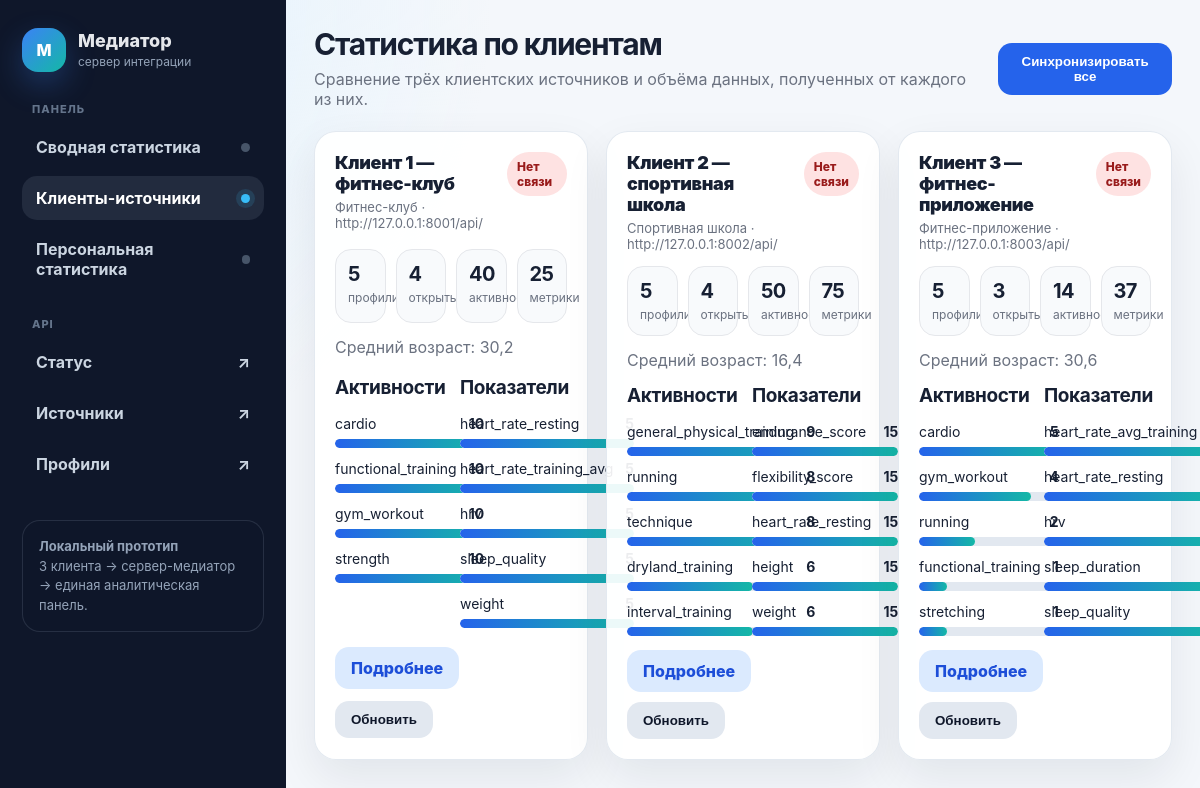
/clients/, run on the app's committed database.
### mediator/models.py (models this page shows, shortened)
class DataSource(models.Model):
    SOURCE_TYPES = [
        ("fitness_club", "Фитнес-клуб"),
        ("sports_school", "Спортивная школа"),
        ("fitness_app", "Фитнес-приложение"),
        ("generic_rest", "Универсальный REST-источник"),
    ]
    source_id = models.CharField("Код источника", max_length=120, unique=True)
    name = models.CharField("Название", max_length=255)
    source_type = models.CharField("Тип источника", max_length=40, choices=SOURCE_TYPES)
    base_url = models.URLField("Базовый URL")
    status_endpoint = models.CharField("Эндпоинт статуса", max_length=255, default="status/")
    schema_endpoint = models.CharField("Эндпоинт схемы", max_length=255, default="schema/")
    users_endpoint = models.CharField("Эндпоинт пользователей", max_length=255)
    timeout_seconds = models.PositiveIntegerField("Таймаут, сек.", default=5)
    is_active = models.BooleanField("Активен", default=True)
    description = models.TextField("Описание", blank=True)
    mapping_config = models.JSONField("Правила mapping", default=dict, blank=True)
    last_sync_at = models.DateTimeField("Последняя синхронизация", null=True, blank=True)
    last_error = models.TextField("Последняя ошибка", blank=True)
    created_at = models.DateTimeField("Создан", auto_now_add=True)
    updated_at = models.DateTimeField("Обновлён", auto_now=True)
    class Meta:
        ordering = ["name"]
        verbose_name = "Источник данных"
        verbose_name_plural = "Источники данных"

class ActivityRecord(models.Model):
    profile = models.ForeignKey(GlobalUserProfile, on_delete=models.CASCADE, related_name="activities")
    source = models.ForeignKey(DataSource, on_delete=models.CASCADE, related_name="activities")
    local_activity_id = models.CharField("Локальный ID активности", max_length=150, blank=True)
    activity_date = models.DateField("Дата активности", null=True, blank=True)
    activity_type = models.CharField("Тип активности", max_length=120, blank=True)
    duration_minutes = models.PositiveIntegerField("Длительность, мин.", null=True, blank=True)
    intensity = models.CharField("Интенсивность", max_length=80, blank=True)
    calories = models.PositiveIntegerField("Калории", null=True, blank=True)
    raw_data = models.JSONField("Сырые данные", default=dict, blank=True)
    created_at = models.DateTimeField("Создано", auto_now_add=True)
    class Meta:
        ordering = ["-activity_date", "activity_type"]
        verbose_name = "Активность"
        verbose_name_plural = "Активности"

class HealthMetricRecord(models.Model):
    profile = models.ForeignKey(GlobalUserProfile, on_delete=models.CASCADE, related_name="health_metrics")
    source = models.ForeignKey(DataSource, on_delete=models.CASCADE, related_name="health_metrics")
    local_metric_id = models.CharField("Локальный ID показателя", max_length=180, blank=True)
    metric_type = models.CharField("Тип показателя", max_length=120)
    metric_value = models.FloatField("Значение", null=True, blank=True)
    unit = models.CharField("Единица измерения", max_length=50, blank=True)
    measured_at = models.DateTimeField("Дата измерения", null=True, blank=True)
    raw_data = models.JSONField("Сырые данные", default=dict, blank=True)
    created_at = models.DateTimeField("Создано", auto_now_add=True)
    class Meta:
        ordering = ["metric_type", "-measured_at"]
        verbose_name = "Показатель здоровья"
        verbose_name_plural = "Показатели здоровья"

### mediator/ui_views.py (the view)
# urls.py: path("clients/", ui_views.clients_stats, name="clients_stats"),
@require_GET
def clients_stats(request):
    source_statuses = {item["source_id"]: item for item in check_sources()}
    sources = DataSource.objects.annotate(
        profiles_count=Count("user_links", distinct=True),
        activities_count=Count("activities", distinct=True),
        metrics_count=Count("health_metrics", distinct=True),
        consents_count=Count("consents", distinct=True),
        avg_age=Avg("user_links__profile__age"),
    ).order_by("name")
    rows = []
    for source in sources:
        linked_profiles = GlobalUserProfile.objects.filter(source_links__source=source).distinct()
        rows.append(
            {
                "source": source,
                "status": source_statuses.get(source.source_id, {}),
                "profiles_count": source.profiles_count,
                "open_profiles_count": linked_profiles.filter(open_to_offers=True).count(),
                "activities_count": source.activities_count,
                "metrics_count": source.metrics_count,
                "consents_count": source.consents_count,
                "avg_age": source.avg_age,
                "activity_types": _bar_rows(_top_rows(ActivityRecord.objects.filter(source=source), "activity_type", limit=5)),
                "metric_types": _bar_rows(_top_rows(HealthMetricRecord.objects.filter(source=source), "metric_type", limit=5)),
            }
        )
    return render(
        request,
        "mediator/clients_stats.html",
        {
            "title": "Статистика по клиентам",
            "nav": "clients",
            "rows": rows,
        },
    )

### mediator/services.py (called while the page is built)
def check_sources():
    rows = []
    for source in DataSource.objects.all().order_by("name"):
        wrapper = get_wrapper(source)
        try:
            status = wrapper.fetch_status()
            error = ""
        except WrapperError as exc:
            status = None
            error = str(exc)
        rows.append({
            "source_id": source.source_id,
            "name": source.name,
            "source_type": source.source_type,
            "base_url": source.base_url,
            "is_active": source.is_active,
            "available": status is not None,
            "status": status,
            "error": error,
        })
    return rows

### mediator/ui_views.py (called while the page is built)
def _percent(value, total):
    if not total:
        return 0
    return round((value / total) * 100, 1)

def _percent_width(value):
    try:
        number = float(value or 0)
    except (TypeError, ValueError):
        number = 0
    number = max(0, min(100, number))
    return (f"{number:.1f}".rstrip("0").rstrip("."))

def _top_rows(queryset, field_name, label_field="label", value_field="value", limit=8):
    rows = (
        queryset.exclude(**{f"{field_name}__exact": ""})
        .values(field_name)
        .annotate(count=Count("id"))
        .order_by("-count", field_name)[:limit]
    )
    return [{label_field: item[field_name] or "Не указано", value_field: item["count"]} for item in rows]

def _bar_rows(rows, value_key="value"):
    max_value = max([row.get(value_key) or 0 for row in rows], default=0)
    for row in rows:
        percent = _percent(row.get(value_key) or 0, max_value)
        row["percent"] = percent
        row["percent_width"] = _percent_width(percent)
    return rows

### mediator/wrappers/base.py (called while the page is built)
    def make_url(self, endpoint):
        base = self.source.base_url.rstrip("/") + "/"
        return urljoin(base, endpoint.lstrip("/"))

    def get_json(self, endpoint, params=None):
        url = self.make_url(endpoint)
        try:
            response = requests.get(url, params=params or {}, timeout=self.source.timeout_seconds)
            response.raise_for_status()
            return response.json()
        except requests.RequestException as exc:
            raise WrapperError(f"Не удалось получить данные из {url}: {exc}") from exc
        except ValueError as exc:
            raise WrapperError(f"Источник {url} вернул не JSON") from exc

    def fetch_status(self):
        return self.get_json(self.source.status_endpoint)

### mediator/templates/mediator/clients_stats.html (shortened to what this page needs)
{% extends "mediator/base.html" %}
{% block subtitle %}
<div class="page-subtitle">Сравнение трёх клиентских источников и объёма данных, полученных от каждого из них.</div>
{% endblock %}
{% block actions %}
<form method="post" action="{% url 'ui_sync_all' %}">
    <button class="btn primary" type="submit">Синхронизировать все</button>
</form>
{% endblock %}
{% block content %}
<div class="grid cols-3">
    {% for row in rows %}
    <div class="card source-card">
        <div class="source-head">
            <div>
                <div class="source-title">{{ row.source.name }}</div>
                <div class="source-meta">{{ row.source.get_source_type_display }} · {{ row.source.base_url }}</div>
            </div>
            {% if row.status.available %}<span class="status-pill ok">Доступен</span>{% else %}<span class="status-pill bad">Нет связи</span>{% endif %}
        </div>
        <div class="mini-grid">
            <div class="mini"><b>{{ row.profiles_count }}</b><span>профили</span></div>
            <div class="mini"><b>{{ row.open_profiles_count }}</b><span>открыты</span></div>
            <div class="mini"><b>{{ row.activities_count }}</b><span>активности</span></div>
            <div class="mini"><b>{{ row.metrics_count }}</b><span>метрики</span></div>
        </div>
        <div class="muted">Средний возраст: {% if row.avg_age %}{{ row.avg_age|floatformat:1 }}{% else %}—{% endif %}</div>
        <div class="two-column">
            <div>
                <h3 class="section-title">Активности</h3>
                <div class="bar-list">
                    {% for item in row.activity_types %}
                    <div class="bar-row"><div class="bar-head"><span>{{ item.label }}</span><b>{{ item.value }}</b></div><div class="bar-track"><div class="bar-fill" style="width: {{ item.percent_width }}%;"></div></div></div>
                    {% empty %}<div class="empty">Нет данных.</div>{% endfor %}
                </div>
            </div>
            <div>
                <h3 class="section-title">Показатели</h3>
                <div class="bar-list">
                    {% for item in row.metric_types %}
                    <div class="bar-row"><div class="bar-head"><span>{{ item.label }}</span><b>{{ item.value }}</b></div><div class="bar-track"><div class="bar-fill" style="width: {{ item.percent_width }}%;"></div></div></div>
                    {% empty %}<div class="empty">Нет данных.</div>{% endfor %}
                </div>
            </div>
        </div>
        <div class="actions">
            <a class="btn soft" href="{% url 'client_detail' row.source.source_id %}">Подробнее</a>
            <form method="post" action="{% url 'ui_sync_source' row.source.source_id %}">
                <button class="btn" type="submit">Обновить</button>
            </form>
        </div>
    </div>
    {% empty %}
    <div class="card empty">Источники не найдены.</div>
    {% endfor %}
</div>
{% endblock %}

### mediator/templates/mediator/base.html (style rules this page uses)
:root { --bg: #f4f7fb; --panel: #ffffff; --panel-2: #f8fafc; --text: #172033; --muted: #6b7280; --line: #e5e7eb; --accent: #2563eb; --accent-2: #0f766e; --danger: #dc2626; --warning: #b45309; --success: #15803d; --shadow: 0 18px 45px rgba(15, 23, 42, .08); --radius: 22px; }
* { box-sizing: border-box; }
body { margin: 0; min-height: 100vh; background: radial-gradient(circle at top left, #e0f2fe 0, rgba(224,242,254,0) 34%), var(--bg); color: var(--text); font-family: Inter, Arial, sans-serif; }
a { color: inherit; text-decoration: none; }
.page-subtitle { margin-top: 8px; color: var(--muted); }
.actions { display: flex; flex-wrap: wrap; gap: 10px; align-items: center; }
.btn { border: 0; cursor: pointer; border-radius: 14px; padding: 11px 16px; font-weight: 800; background: #e2e8f0; color: #0f172a; display: inline-flex; align-items: center; gap: 8px; }
.btn.primary { background: var(--accent); color: white; }
.btn.soft { background: #dbeafe; color: #1d4ed8; }
.grid { display: grid; gap: 18px; }
.grid.cols-3 { grid-template-columns: repeat(3, minmax(0, 1fr)); }
.card { background: rgba(255,255,255,.92); border: 1px solid rgba(226,232,240,.95); border-radius: var(--radius); box-shadow: var(--shadow); padding: 20px; min-width: 0; }
.section-title { margin: 0 0 16px; font-size: 19px; letter-spacing: -.02em; }
.muted { color: var(--muted); }
.status-pill, .pill { display: inline-flex; align-items: center; gap: 7px; padding: 7px 10px; border-radius: 999px; font-size: 12px; font-weight: 800; background: #f1f5f9; color: #475569; }
.status-pill.bad, .pill.bad { background: #fee2e2; color: #991b1b; }
.bar-list { display: grid; gap: 12px; }
.bar-row { display: grid; gap: 7px; }
.bar-head { display: flex; justify-content: space-between; gap: 12px; font-size: 14px; }
.bar-track { height: 9px; border-radius: 999px; background: #e2e8f0; overflow: hidden; }
.bar-fill { height: 100%; width: 0; border-radius: inherit; background: linear-gradient(90deg, #2563eb, #14b8a6); transition: width .25s ease; }
.source-card { display: grid; gap: 14px; }
.source-head { display: flex; align-items: flex-start; justify-content: space-between; gap: 12px; }
.source-title { font-size: 18px; font-weight: 900; letter-spacing: -.02em; }
.source-meta { color: var(--muted); font-size: 13px; margin-top: 5px; }
.mini-grid { display: grid; grid-template-columns: repeat(4, minmax(0, 1fr)); gap: 10px; }
.mini { padding: 12px; border-radius: 16px; background: var(--panel-2); border: 1px solid var(--line); }
.mini b { display: block; font-size: 20px; letter-spacing: -.03em; }
.mini span { color: var(--muted); font-size: 12px; }
.two-column { display: grid; grid-template-columns: minmax(0, 1fr) minmax(0, 1fr); gap: 18px; }

### data on the page
DataSource: source.name "Клиент 1 — фитнес-клуб", source.source_type "Фитнес-клуб", source.base_url "http://127.0.0.1:8001/api/", profiles_count "5", open_profiles_count "4", activities_count "40", metrics_count "25", avg_age "30,2", label "cardio" "functional_training" "gym_workout", value "10" "10" "10", {{ item.percent_width }} 100 (drawn), label "heart_rate_resting" "heart_rate_training_avg" "hrv" "sleep_quality" "weight"
ActivityRecord: label "strength", value "10", {{ item.percent_width }} 100 (drawn)
DataSource: source.name "Клиент 2 — спортивная школа", source.source_type "Спортивная школа", source.base_url "http://127.0.0.1:8002/api/", profiles_count "5", open_profiles_count "4", activities_count "50", metrics_count "75", avg_age "16,4", label "general_physical_training" "running" "technique" "dryland_training" "interval_training", value "9" "8" "8" "6" "6", {{ item.percent_width }} 100 (drawn), {{ item.percent_width }} 88.9 (drawn), {{ item.percent_width }} 66.7 (drawn), label "endurance_score" "flexibility_score" "heart_rate_resting" "height", value "15" "15" "15" "15"
HealthMetricRecord: label "weight", value "15", {{ item.percent_width }} 100 (drawn)
DataSource: source.name "Клиент 3 — фитнес-приложение", source.source_type "Фитнес-приложение", source.base_url "http://127.0.0.1:8003/api/", profiles_count "5", open_profiles_count "3", activities_count "14", metrics_count "37", avg_age "30,6", label "cardio" "gym_workout" "running" "functional_training" "stretching", value "5" "4" "2" "1" "1", {{ item.percent_width }} 100 (drawn), {{ item.percent_width }} 80 (drawn), {{ item.percent_width }} 40 (drawn), {{ item.percent_width }} 20 (drawn), label "heart_rate_avg_training" "heart_rate_resting" "hrv" "sleep_duration" "sleep_quality"

### other printed values
{{ title }} "Статистика по клиентам"
